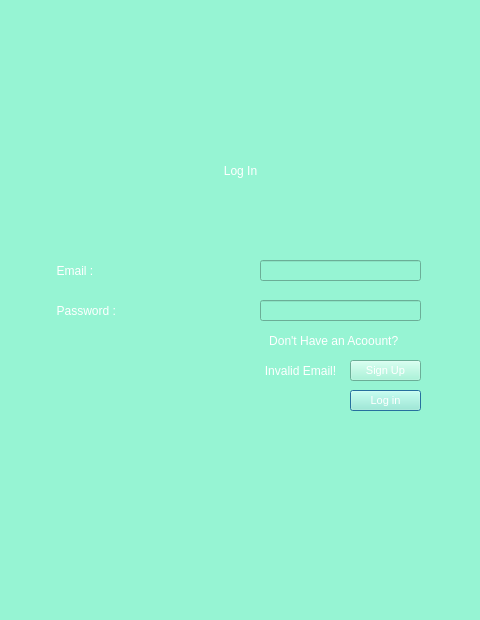
<?xml version="1.0" encoding="UTF-8"?>
<ui version="4.0">
 <class>Login</class>
 <widget class="QDialog" name="Login">
  <property name="geometry">
   <rect>
    <x>0</x>
    <y>0</y>
    <width>480</width>
    <height>620</height>
   </rect>
  </property>
  <property name="windowTitle">
   <string>Dialog</string>
  </property>
  <property name="styleSheet">
   <string notr="true">background-color: rgb(150, 244, 211);</string>
  </property>
  <widget class="QLabel" name="label">
   <property name="geometry">
    <rect>
     <x>0</x>
     <y>150</y>
     <width>481</width>
     <height>41</height>
    </rect>
   </property>
   <property name="styleSheet">
    <string notr="true">color: rgb(255, 255, 255);</string>
   </property>
   <property name="text">
    <string>Log In</string>
   </property>
   <property name="alignment">
    <set>Qt::AlignCenter</set>
   </property>
  </widget>
  <widget class="QLabel" name="label_2">
   <property name="geometry">
    <rect>
     <x>10</x>
     <y>260</y>
     <width>461</width>
     <height>21</height>
    </rect>
   </property>
   <property name="styleSheet">
    <string notr="true">color: rgb(255, 255, 255);</string>
   </property>
   <property name="text">
    <string>              Email : </string>
   </property>
  </widget>
  <widget class="QLineEdit" name="email">
   <property name="geometry">
    <rect>
     <x>260</x>
     <y>260</y>
     <width>161</width>
     <height>21</height>
    </rect>
   </property>
   <property name="font">
    <font>
     <pointsize>9</pointsize>
    </font>
   </property>
   <property name="styleSheet">
    <string notr="true"/>
   </property>
   <property name="text">
    <string/>
   </property>
  </widget>
  <widget class="QLabel" name="label_3">
   <property name="geometry">
    <rect>
     <x>10</x>
     <y>300</y>
     <width>461</width>
     <height>21</height>
    </rect>
   </property>
   <property name="styleSheet">
    <string notr="true">color: rgb(255, 255, 255);</string>
   </property>
   <property name="text">
    <string>              Password : </string>
   </property>
  </widget>
  <widget class="QLineEdit" name="password">
   <property name="geometry">
    <rect>
     <x>260</x>
     <y>300</y>
     <width>161</width>
     <height>21</height>
    </rect>
   </property>
   <property name="font">
    <font>
     <pointsize>9</pointsize>
    </font>
   </property>
   <property name="whatsThis">
    <string/>
   </property>
  </widget>
  <widget class="QPushButton" name="loginbutton">
   <property name="geometry">
    <rect>
     <x>350</x>
     <y>390</y>
     <width>71</width>
     <height>21</height>
    </rect>
   </property>
   <property name="font">
    <font>
     <pointsize>8</pointsize>
    </font>
   </property>
   <property name="styleSheet">
    <string notr="true">color: rgb(255, 255, 255);</string>
   </property>
   <property name="text">
    <string>Log in</string>
   </property>
  </widget>
  <widget class="QLabel" name="label_4">
   <property name="geometry">
    <rect>
     <x>10</x>
     <y>330</y>
     <width>461</width>
     <height>21</height>
    </rect>
   </property>
   <property name="font">
    <font>
     <family>Segoe UI Historic</family>
     <pointsize>9</pointsize>
    </font>
   </property>
   <property name="styleSheet">
    <string notr="true">color: rgb(255, 255, 255);</string>
   </property>
   <property name="text">
    <string>                                                        Don't Have an Acoount?</string>
   </property>
   <property name="alignment">
    <set>Qt::AlignCenter</set>
   </property>
  </widget>
  <widget class="QPushButton" name="signup">
   <property name="geometry">
    <rect>
     <x>350</x>
     <y>360</y>
     <width>71</width>
     <height>21</height>
    </rect>
   </property>
   <property name="font">
    <font>
     <pointsize>8</pointsize>
    </font>
   </property>
   <property name="styleSheet">
    <string notr="true">color: rgb(255, 255, 255);</string>
   </property>
   <property name="text">
    <string>Sign Up</string>
   </property>
  </widget>
  <widget class="QLabel" name="invalid">
   <property name="geometry">
    <rect>
     <x>70</x>
     <y>360</y>
     <width>461</width>
     <height>21</height>
    </rect>
   </property>
   <property name="font">
    <font>
     <family>Segoe UI Historic</family>
     <pointsize>9</pointsize>
    </font>
   </property>
   <property name="styleSheet">
    <string notr="true">color: rgb(255, 255, 255);</string>
   </property>
   <property name="text">
    <string>Invalid Email!</string>
   </property>
   <property name="alignment">
    <set>Qt::AlignCenter</set>
   </property>
  </widget>
  <zorder>invalid</zorder>
  <zorder>label</zorder>
  <zorder>label_2</zorder>
  <zorder>email</zorder>
  <zorder>label_3</zorder>
  <zorder>password</zorder>
  <zorder>loginbutton</zorder>
  <zorder>label_4</zorder>
  <zorder>signup</zorder>
 </widget>
 <resources/>
 <connections/>
</ui>
